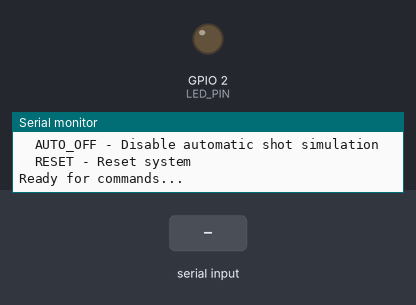
Simulated run of this sketch. Board: ESP32. Parts: output pins drawn as LEDs (lit = HIGH), the last lines printed to the serial monitor. Dashed ring = blinking. The test bench sets the inputs (shaded band). Random numbers use the default seed unless the sketch sets one.

Above: at 4.5 s.
4.6 s: "SHOT,1\n" received over Serial
At 4.89 s:
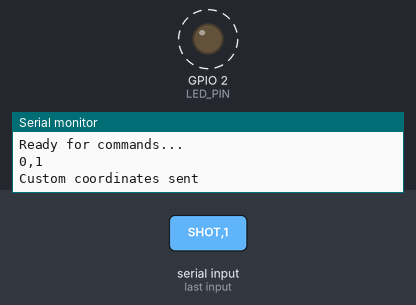
6.5 s: "SHOT\n" received over Serial
At 6.62 s:
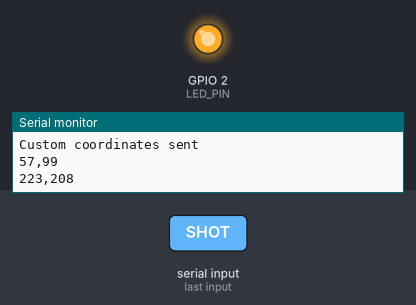
8.2 s: "STATUS\n" received over Serial
Timing chart, 0 to 16.9 s (numbered marks = the images above; inputs shaded):
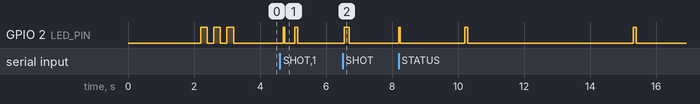

Measured:
- after the input at 6.5 s, GPIO 2 (LED_PIN): LOW → HIGH after 0.05 s, → LOW 0.15 s later
- by itself, GPIO 2 (LED_PIN): alternates HIGH for 0.08 s and LOW for 0.30 s, 4 changes in all, then stays LOW

The sketch:

ESP32_IR_Grid_Test.ino
```cpp
/*
 * ESP32 IR Grid Test Sketch
 * This sketch simulates an IR Grid system for testing the shooting application
 *
 * Upload this to your ESP32 to test communication with the shooting app
 */

// Configuration
const int BAUD_RATE = 9600;
const int LED_PIN = 2;  // Built-in LED on most ESP32 boards

// Simulation variables
unsigned long lastShotTime = 0;
const unsigned long SHOT_INTERVAL = 5000; // Send test shot every 5 seconds
bool autoMode = true;

void setup() {
  // Initialize serial communication
  Serial.begin(BAUD_RATE);

  // Initialize LED
  pinMode(LED_PIN, OUTPUT);
  digitalWrite(LED_PIN, LOW);

  // Wait for serial connection
  delay(2000);

  // Send startup message
  Serial.println("ESP32 IR Grid Simulator Ready");
  Serial.println("Commands:");
  Serial.println("  SHOT - Send random shot coordinates");
  Serial.println("  STATUS - Show system status");
  Serial.println("  AUTO_ON - Enable automatic shot simulation");
  Serial.println("  AUTO_OFF - Disable automatic shot simulation");
  Serial.println("  RESET - Reset system");
  Serial.println("Ready for commands...");

  // Blink LED to show ready
  for(int i = 0; i < 3; i++) {
    digitalWrite(LED_PIN, HIGH);
    delay(200);
    digitalWrite(LED_PIN, LOW);
    delay(200);
  }
}

void loop() {
  // Check for incoming serial commands
  if (Serial.available()) {
    String command = Serial.readStringUntil('\n');
    command.trim();
    command.toUpperCase();

    handleCommand(command);
  }

  // Auto-generate test shots if enabled
  if (autoMode && (millis() - lastShotTime > SHOT_INTERVAL)) {
    sendRandomShot();
    lastShotTime = millis();
  }

  delay(100);
}

void handleCommand(String command) {
  // Blink LED when receiving command
  digitalWrite(LED_PIN, HIGH);
  delay(50);
  digitalWrite(LED_PIN, LOW);

  if (command == "SHOT") {
    sendRandomShot();
    Serial.println("Manual shot sent");

  } else if (command == "STATUS") {
    Serial.println("=== ESP32 IR Grid Status ===");
    Serial.print("Auto Mode: ");
    Serial.println(autoMode ? "ON" : "OFF");
    Serial.print("Uptime: ");
    Serial.print(millis() / 1000);
    Serial.println(" seconds");
    Serial.print("Free Heap: ");
    Serial.print(ESP.getFreeHeap());
    Serial.println(" bytes");
    Serial.println("System: OK");

  } else if (command == "AUTO_ON") {
    autoMode = true;
    Serial.println("Auto shot mode enabled");

  } else if (command == "AUTO_OFF") {
    autoMode = false;
    Serial.println("Auto shot mode disabled");

  } else if (command == "RESET") {
    Serial.println("Resetting ESP32...");
    delay(1000);
    ESP.restart();

  } else if (command == "TEST") {
    Serial.println("ESP32 test response - communication OK");

  } else if (command.indexOf(',') > 0) {
    // Handle coordinate input (e.g., "150,200")
    int commaIndex = command.indexOf(',');
    if (commaIndex > 0) {
      int x = command.substring(0, commaIndex).toInt();
      int y = command.substring(commaIndex + 1).toInt();

      if (x >= 0 && x <= 400 && y >= 0 && y <= 400) {
        Serial.print(x);
        Serial.print(",");
        Serial.println(y);
        Serial.println("Custom coordinates sent");
      } else {
        Serial.println("Error: Coordinates must be 0-400");
      }
    }

  } else if (command.length() > 0) {
    Serial.print("Unknown command: ");
    Serial.println(command);
    Serial.println("Type STATUS for available commands");
  }
}

void sendRandomShot() {
  // Generate random coordinates (0-400 range for target display)
  int x = random(50, 350);  // Keep shots within reasonable target area
  int y = random(50, 350);

  // Send coordinates in comma-separated format
  Serial.print(x);
  Serial.print(",");
  Serial.println(y);

  // Blink LED to indicate shot sent
  digitalWrite(LED_PIN, HIGH);
  delay(100);
  digitalWrite(LED_PIN, LOW);
}

// Function to simulate IR Grid detection patterns
void sendTestPattern() {
  // Send a pattern of shots for testing
  int shots[][2] = {
    {200, 200}, // Center shot
    {150, 150}, // Upper left
    {250, 150}, // Upper right
    {150, 250}, // Lower left
    {250, 250}, // Lower right
    {200, 100}, // Top center
    {200, 300}, // Bottom center
    {100, 200}, // Left center
    {300, 200}  // Right center
  };

  Serial.println("Sending test pattern...");

  for (int i = 0; i < 9; i++) {
    Serial.print(shots[i][0]);
    Serial.print(",");
    Serial.println(shots[i][1]);

    digitalWrite(LED_PIN, HIGH);
    delay(100);
    digitalWrite(LED_PIN, LOW);
    delay(500);
  }

  Serial.println("Test pattern complete");
}
```
